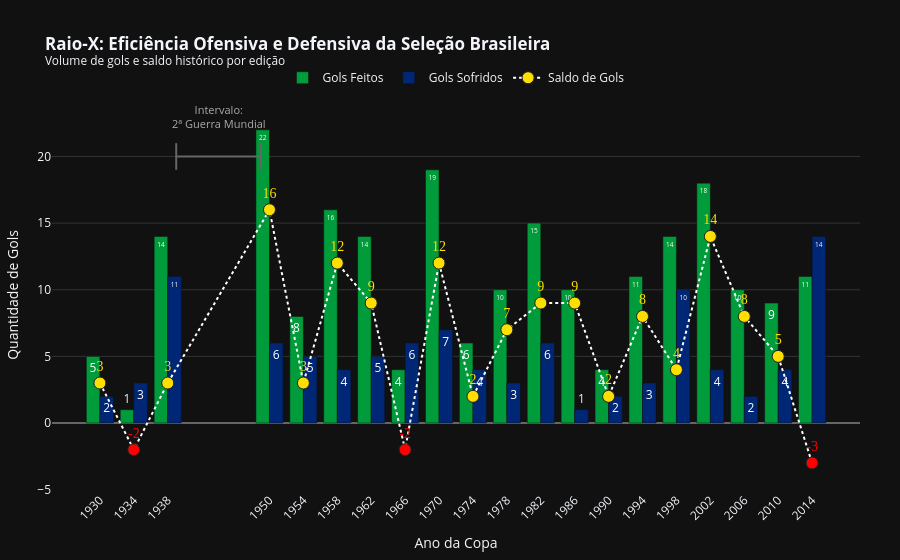

Here is the notebook cell this chart was saved with:
### Markdown cell above
***Criando a visualização do Bloco 1***

### Code cell
fig = go.Figure()

# Cores vibrantes do Dark Mode original
cor_feitos = '#009B3A'   # Verde
cor_sofridos = '#002776' # Azul escuro
cor_saldo_pos = '#FEDF00'# Amarelo Ouro
cor_saldo_neg = '#FF0000'# Vermelho Alerta

# 1. Barra: Gols Feitos
fig.add_trace(go.Bar(
    x=desempenho_por_copa['Year'],
    y=desempenho_por_copa['Gols Feitos'],
    name='Gols Feitos',
    marker_color=cor_feitos,
    text=desempenho_por_copa['Gols Feitos'],
    textposition='auto',
    hovertemplate='<b>%{x}</b>: %{y} Gols Feitos<extra></extra>'
))

# 2. Barra: Gols Sofridos
fig.add_trace(go.Bar(
    x=desempenho_por_copa['Year'],
    y=desempenho_por_copa['Gols Sofridos'],
    name='Gols Sofridos',
    marker_color=cor_sofridos,
    text=desempenho_por_copa['Gols Sofridos'],
    textposition='auto',
    hovertemplate='<b>%{x}</b>: %{y} Gols Sofridos<extra></extra>'
))

# 3. Linha e Marcadores dinâmicos para o Saldo de Gols
cores_saldo = [cor_saldo_pos if saldo >= 0 else cor_saldo_neg for saldo in desempenho_por_copa['Saldo de Gols']]

fig.add_trace(go.Scatter(
    x=desempenho_por_copa['Year'],
    y=desempenho_por_copa['Saldo de Gols'],
    name='Saldo de Gols',
    mode='lines+markers+text',
    line=dict(color='white', width=2, dash='dot'),
    marker=dict(color=cores_saldo, size=12, line=dict(color='#222222', width=1)),
    text=desempenho_por_copa['Saldo de Gols'],
    textposition='top center',
    textfont=dict(color=cores_saldo, size=14, family="Arial Black"),
    hovertemplate='Saldo: %{y}<extra></extra>'
))

# ==========================================
# NOVA REPRESENTAÇÃO DA GUERRA (DISCRETA E ELEGANTE)
# ==========================================

# 1. Adicionando uma linha de seta horizontal (Bracket) no espaço vazio (na altura Y=20 por exemplo)
fig.add_shape(
    type="line",
    x0=1939, y0=20, # Início logo após a copa de 38
    x1=1949, y1=20, # Fim logo antes da copa de 50
    line=dict(color="#666666", width=2, dash="solid"),
)
# Adicionando pequenas "perninhas" verticais para fazer o formato de colchete ] [
fig.add_shape(type="line", x0=1939, y0=19, x1=1939, y1=21, line=dict(color="#666666", width=2))
fig.add_shape(type="line", x0=1949, y0=19, x1=1949, y1=21, line=dict(color="#666666", width=2))

# 2. Adicionando o texto explicativo flutuante acima da linha
fig.add_annotation(
    x=1944, # Centro do período
    y=23,   # Um pouco acima da linha
    text="Intervalo:<br>2ª Guerra Mundial",
    showarrow=False,
    font=dict(color="#AAAAAA", size=11),
    align="center"
)

# ==========================================
# CONFIGURAÇÃO DO LAYOUT
# ==========================================
fig.update_layout(
    title='<b>Raio-X: Eficiência Ofensiva e Defensiva da Seleção Brasileira</b><br><sup>Volume de gols e saldo histórico por edição</sup>',
    template='plotly_dark',
    barmode='group',
    xaxis=dict(
        title='Ano da Copa', 
        tickmode='array', 
        tickvals=desempenho_por_copa['Year'], 
        tickangle=-45,
        type='linear' 
    ),
    yaxis=dict(title='Quantidade de Gols', gridcolor='#333333', zeroline=True, zerolinecolor='#666666', zerolinewidth=2),
    legend=dict(orientation="h", yanchor="bottom", y=1.02, xanchor="center", x=0.5),
    margin=dict(l=40, r=40, t=100, b=40),
    hovermode="x unified",
    plot_bgcolor='#111111',
    paper_bgcolor='#111111'
)

fig.show()

### Figure 1 — Plotly figure (JSON) as saved in the notebook; plotly's stock layout.template omitted (floating-point values rounded to 4 significant figures)
{"data": [{"hovertemplate": "<b>%{x}</b>: %{y} Gols Feitos<extra></extra>", "marker": {"color": "#009B3A"}, "name": "Gols Feitos", "text": [5.0, 1.0, 14.0, 22.0, 8.0, 16.0, 14.0, 4.0, 19.0, 6.0, 10.0, 15.0, 10.0, 4.0, 11.0, 14.0, 18.0, 10.0, 9.0, 11.0], "textposition": "auto", "type": "bar", "x": [1930, 1934, 1938, 1950, 1954, 1958, 1962, 1966, 1970, 1974, 1978, 1982, 1986, 1990, 1994, 1998, 2002, 2006, 2010, 2014], "y": [5.0, 1.0, 14.0, 22.0, 8.0, 16.0, 14.0, 4.0, 19.0, 6.0, 10.0, 15.0, 10.0, 4.0, 11.0, 14.0, 18.0, 10.0, 9.0, 11.0]}, {"hovertemplate": "<b>%{x}</b>: %{y} Gols Sofridos<extra></extra>", "marker": {"color": "#002776"}, "name": "Gols Sofridos", "text": [2.0, 3.0, 11.0, 6.0, 5.0, 4.0, 5.0, 6.0, 7.0, 4.0, 3.0, 6.0, 1.0, 2.0, 3.0, 10.0, 4.0, 2.0, 4.0, 14.0], "textposition": "auto", "type": "bar", "x": [1930, 1934, 1938, 1950, 1954, 1958, 1962, 1966, 1970, 1974, 1978, 1982, 1986, 1990, 1994, 1998, 2002, 2006, 2010, 2014], "y": [2.0, 3.0, 11.0, 6.0, 5.0, 4.0, 5.0, 6.0, 7.0, 4.0, 3.0, 6.0, 1.0, 2.0, 3.0, 10.0, 4.0, 2.0, 4.0, 14.0]}, {"hovertemplate": "Saldo: %{y}<extra></extra>", "line": {"color": "white", "dash": "dot", "width": 2}, "marker": {"color": ["#FEDF00", "#FF0000", "#FEDF00", "#FEDF00", "#FEDF00", "#FEDF00", "#FEDF00", "#FF0000", "#FEDF00", "#FEDF00", "#FEDF00", "#FEDF00", "#FEDF00", "#FEDF00", "#FEDF00", "#FEDF00", "#FEDF00", "#FEDF00", "#FEDF00", "#FF0000"], "line": {"color": "#222222", "width": 1}, "size": 12}, "mode": "lines+markers+text", "name": "Saldo de Gols", "text": [3.0, -2.0, 3.0, 16.0, 3.0, 12.0, 9.0, -2.0, 12.0, 2.0, 7.0, 9.0, 9.0, 2.0, 8.0, 4.0, 14.0, 8.0, 5.0, -3.0], "textfont": {"color": ["#FEDF00", "#FF0000", "#FEDF00", "#FEDF00", "#FEDF00", "#FEDF00", "#FEDF00", "#FF0000", "#FEDF00", "#FEDF00", "#FEDF00", "#FEDF00", "#FEDF00", "#FEDF00", "#FEDF00", "#FEDF00", "#FEDF00", "#FEDF00", "#FEDF00", "#FF0000"], "family": "Arial Black", "size": 14}, "textposition": "top center", "type": "scatter", "x": [1930, 1934, 1938, 1950, 1954, 1958, 1962, 1966, 1970, 1974, 1978, 1982, 1986, 1990, 1994, 1998, 2002, 2006, 2010, 2014], "y": [3.0, -2.0, 3.0, 16.0, 3.0, 12.0, 9.0, -2.0, 12.0, 2.0, 7.0, 9.0, 9.0, 2.0, 8.0, 4.0, 14.0, 8.0, 5.0, -3.0]}], "layout": {"annotations": [{"align": "center", "font": {"color": "#AAAAAA", "size": 11}, "showarrow": false, "text": "Intervalo:<br>2ª Guerra Mundial", "x": 1944, "y": 23}], "barmode": "group", "hovermode": "x unified", "legend": {"orientation": "h", "x": 0.5, "xanchor": "center", "y": 1.02, "yanchor": "bottom"}, "margin": {"b": 40, "l": 40, "r": 40, "t": 100}, "paper_bgcolor": "#111111", "plot_bgcolor": "#111111", "shapes": [{"line": {"color": "#666666", "dash": "solid", "width": 2}, "type": "line", "x0": 1939, "x1": 1949, "y0": 20, "y1": 20}, {"line": {"color": "#666666", "width": 2}, "type": "line", "x0": 1939, "x1": 1939, "y0": 19, "y1": 21}, {"line": {"color": "#666666", "width": 2}, "type": "line", "x0": 1949, "x1": 1949, "y0": 19, "y1": 21}], "title": {"text": "<b>Raio-X: Eficiência Ofensiva e Defensiva da Seleção Brasileira</b><br><sup>Volume de gols e saldo histórico por edição</sup>"}, "xaxis": {"tickangle": -45, "tickmode": "array", "tickvals": [1930, 1934, 1938, 1950, 1954, 1958, 1962, 1966, 1970, 1974, 1978, 1982, 1986, 1990, 1994, 1998, 2002, 2006, 2010, 2014], "title": {"text": "Ano da Copa"}, "type": "linear"}, "yaxis": {"gridcolor": "#333333", "title": {"text": "Quantidade de Gols"}, "zeroline": true, "zerolinecolor": "#666666", "zerolinewidth": 2}}}
